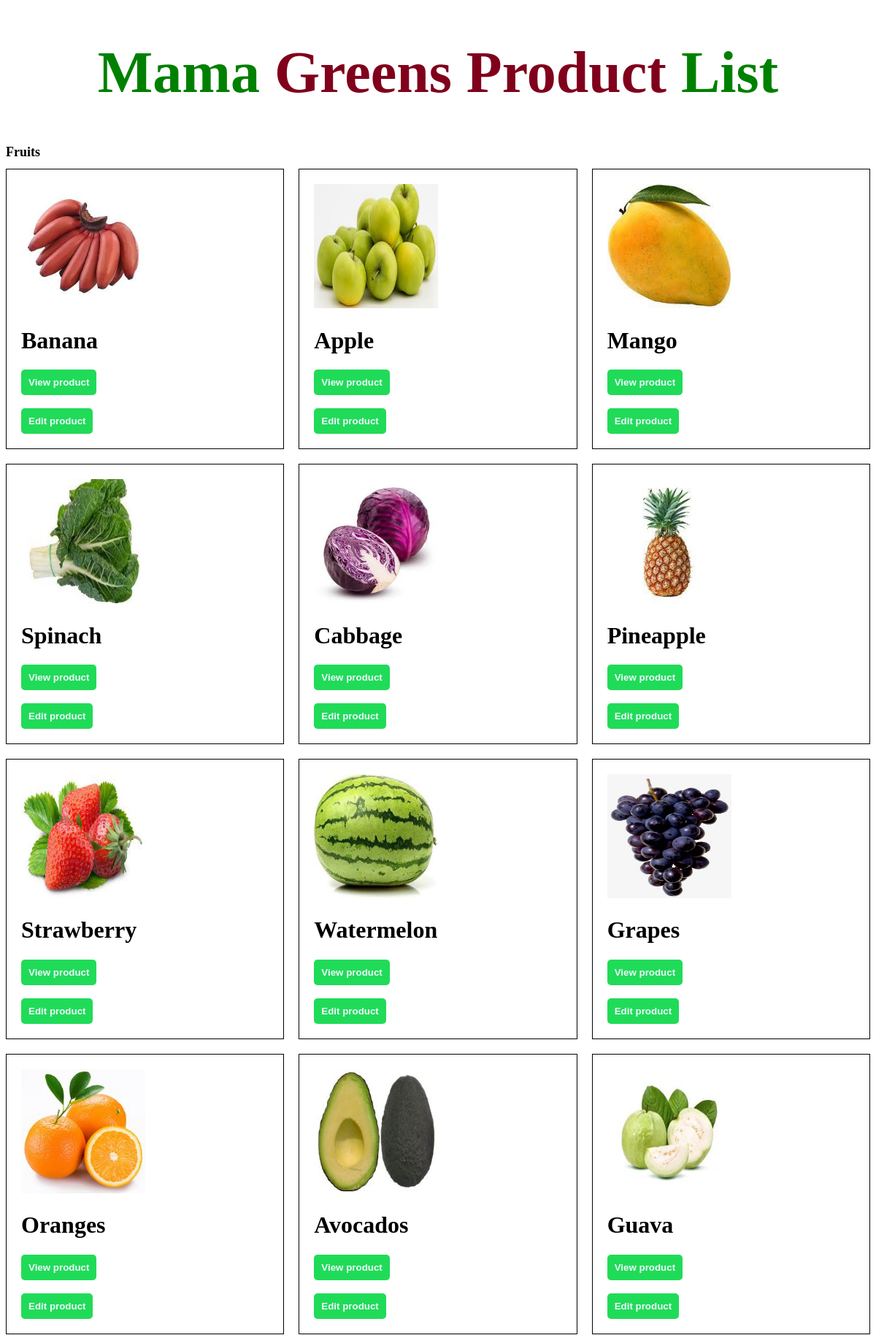
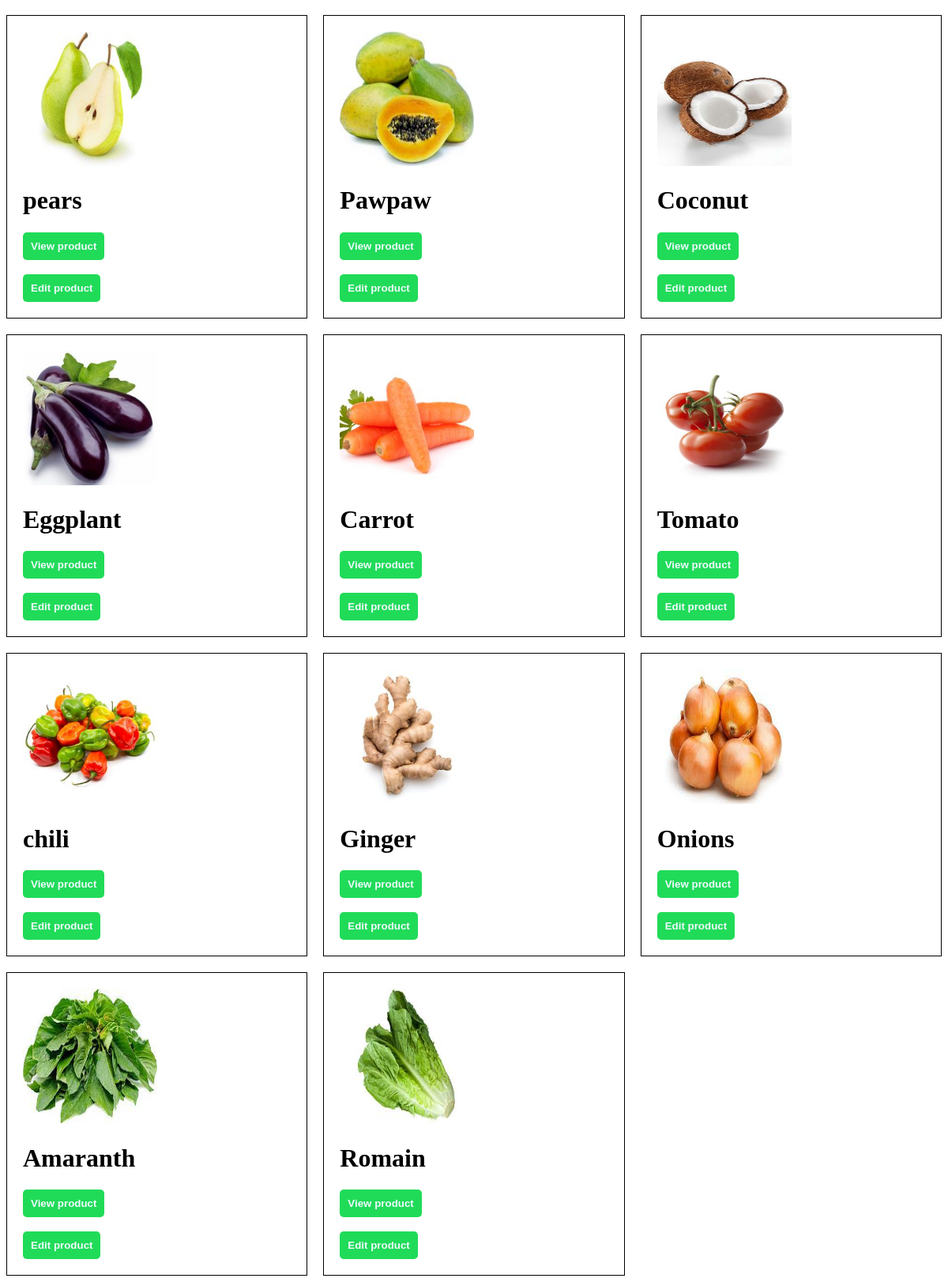
The app's page /inventory/products/list/, older data (2 pictures, top to bottom).
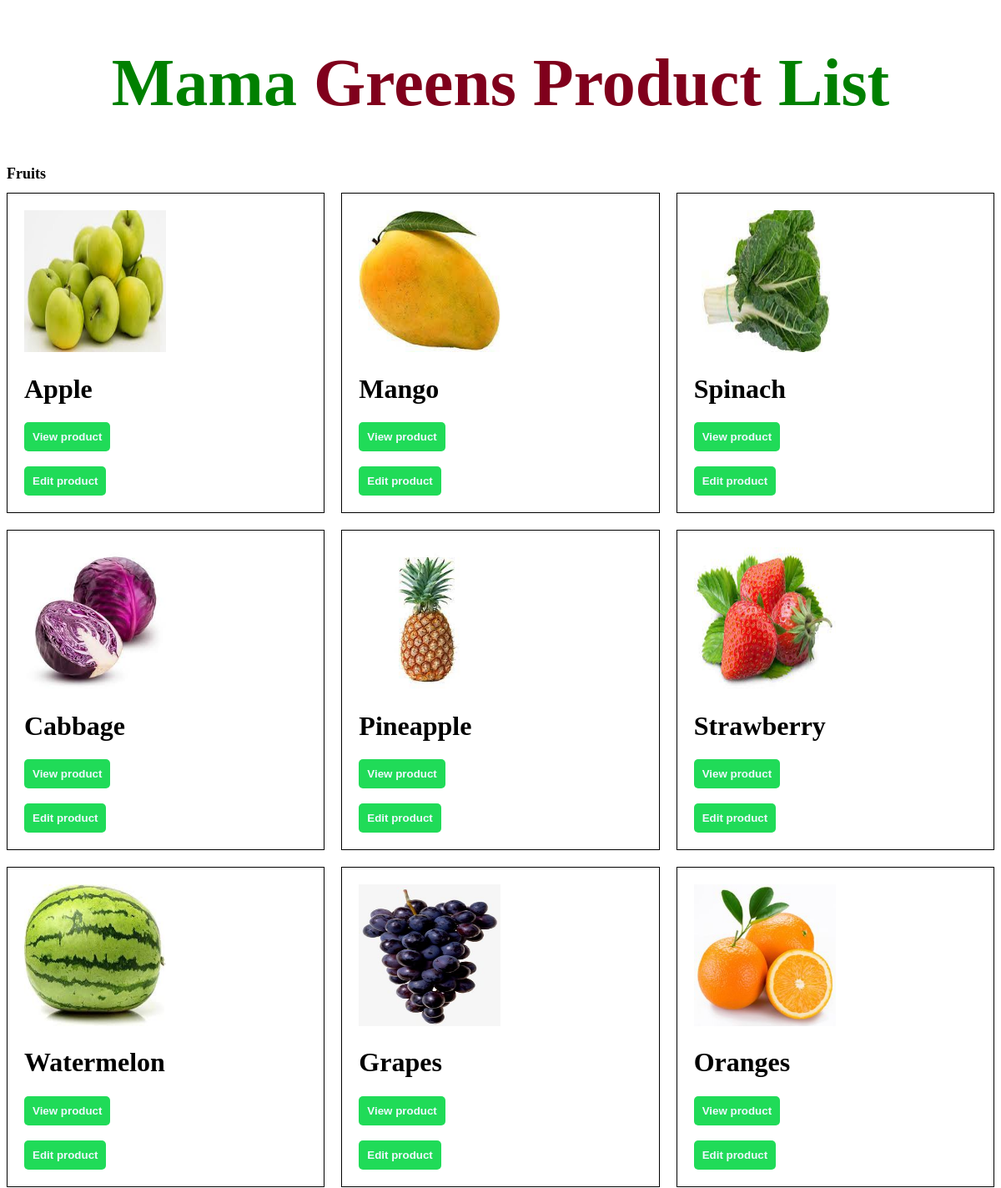
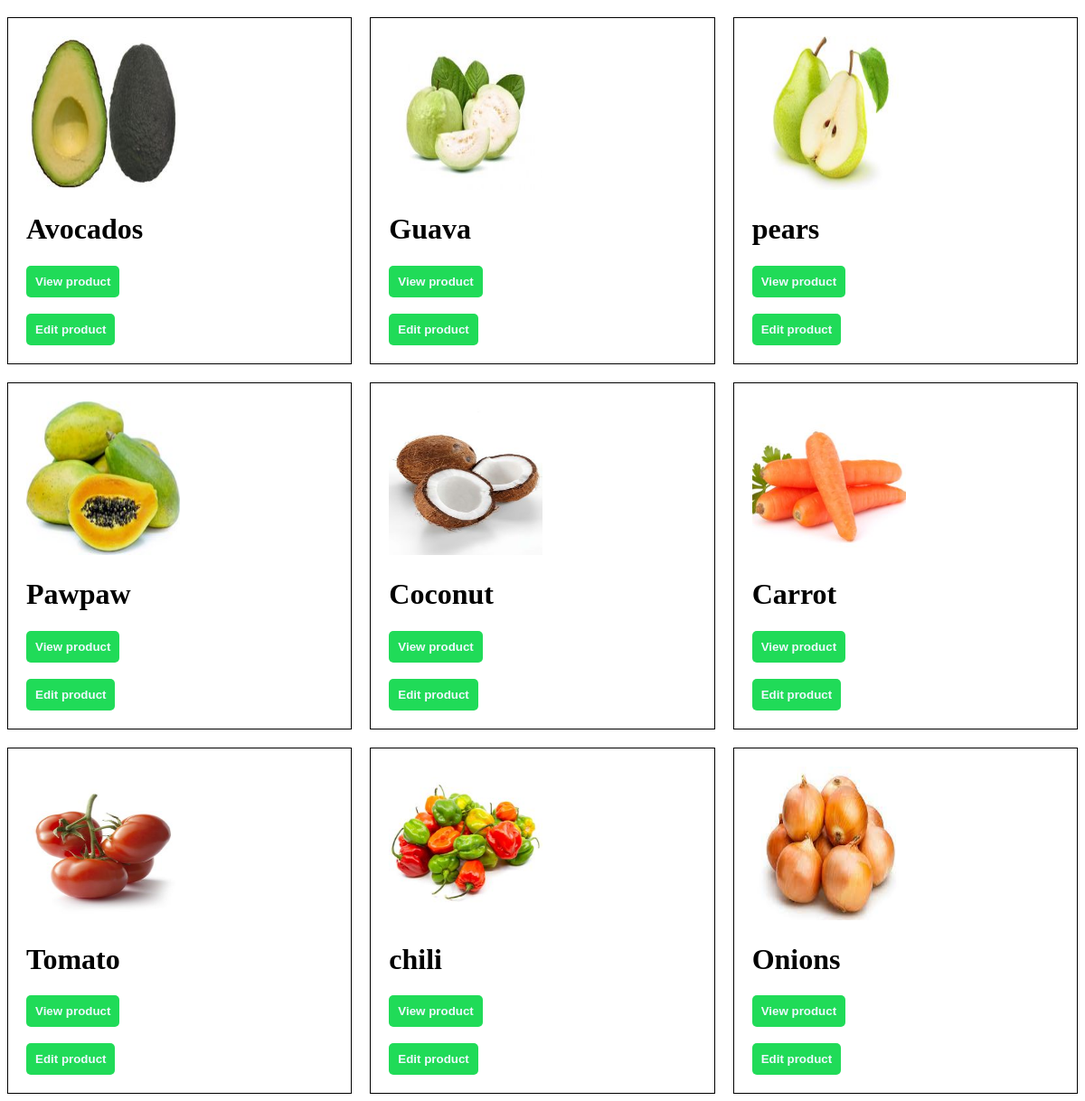
The same page, newer data (2 pictures, top to bottom).
### inventory/models.py (models this page shows)
class Product(models.Model):
    vendor=models.ForeignKey(Vendor,null=True,on_delete=models.CASCADE)
    name=models.CharField(max_length=32)
    price=models.DecimalField(max_digits=8,decimal_places=2)
    description=models.TextField()
    image=models.ImageField()
    date_created=models.DateTimeField(auto_now_add=True)
    date_updated=models.DateTimeField(auto_now=True)
    quantity=models.PositiveIntegerField()

### inventory/views.py (the view)
# urls.py: path("products/list/",product_list, name="product_list_view"),
def product_list(request):
    products=Product.objects.all()
    return render(request,"inventory/product_list.html",{"products":products})

### templates/inventory/product_list.html (shortened to what this page needs)
<!DOCTYPE html>
<html lang="en">
<head>
<body>
    <h1 class="header">Mama <span>Greens Product</span> List</h1>
    <h1 class="product"> Fruits</h1>
<div class="allproducts">
    {% for product in products %}
        <div class="product-container">
            <img src="{{product.image.url}}" class="img"/>
            <h1 class="product-name">{{ product.name }}</h1>
            <button class="button"><a href= "{%  url 'product_detail_view' id=product.id %}">View product</a></button>
            <br>
            <br>
           <button class="button"><a href="{% url 'product_update_view' id=product.id %}">   Edit product</a></button>
        </div>
    {% endfor %}
</div>

### templates/inventory/product_list.html (style rules this page uses)
.header { font-size: 80px; font-weight: bold; text-align: center; color: green; }
span { color:rgb(128, 0, 28); }
.allproducts { display: grid; grid-template-columns: repeat(3, 1fr); grid-gap: 20px; }
.product-container { border: 1px solid black; padding: 10px; }
.product { font-size: 18px; font-weight: bold; }
.img { width: 170px; height: 170px; }
.product-container { border: 1px solid black; padding: 20px ; }
.button { border:none; padding: 10px ; background-color: rgb(32, 219, 88); text-decoration: none; border-radius: 5px; }
.button a { text-decoration: none; color: aliceblue; font-weight: bold; }

Row changes from the older to the newer data that the page shows:
removed Product: image (picture), name "Banana"
removed Product: image (picture), name "Eggplant"
removed Product: image (picture), name "Ginger"
removed Product: image (picture), name "Amaranth"
removed Product: image (picture), name "Romain"
